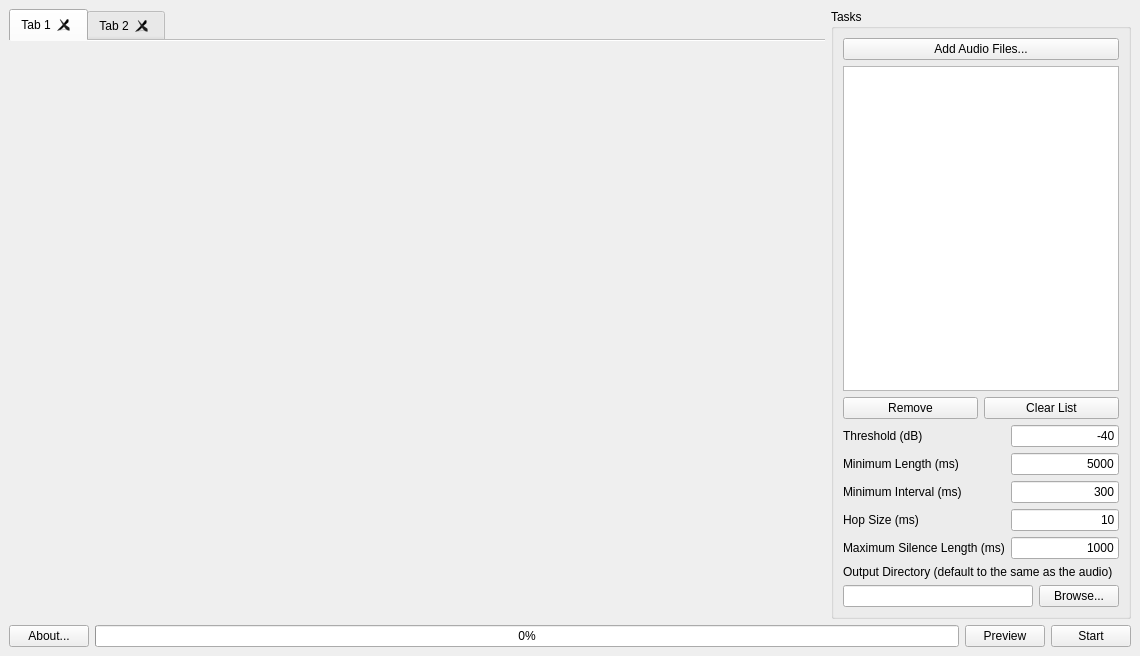
<?xml version="1.0" encoding="UTF-8"?>
<ui version="4.0">
 <class>MainWindow</class>
 <widget class="QMainWindow" name="MainWindow">
  <property name="geometry">
   <rect>
    <x>0</x>
    <y>0</y>
    <width>1140</width>
    <height>656</height>
   </rect>
  </property>
  <property name="font">
   <font>
    <family>Microsoft YaHei UI</family>
   </font>
  </property>
  <property name="windowTitle">
   <string>MainWindow</string>
  </property>
  <widget class="QWidget" name="centralwidget">
   <layout class="QVBoxLayout" name="verticalLayout">
    <item>
     <layout class="QHBoxLayout" name="horizontalLayout">
      <item>
       <widget class="QTabWidget" name="twImages">
        <property name="tabShape">
         <enum>QTabWidget::Rounded</enum>
        </property>
        <property name="usesScrollButtons">
         <bool>true</bool>
        </property>
        <property name="documentMode">
         <bool>true</bool>
        </property>
        <property name="tabsClosable">
         <bool>true</bool>
        </property>
        <property name="movable">
         <bool>true</bool>
        </property>
        <widget class="QWidget" name="tab">
         <attribute name="title">
          <string>Tab 1</string>
         </attribute>
        </widget>
        <widget class="QWidget" name="tab_2">
         <attribute name="title">
          <string>Tab 2</string>
         </attribute>
        </widget>
       </widget>
      </item>
      <item>
       <widget class="QGroupBox" name="gbTasks">
        <property name="sizePolicy">
         <sizepolicy hsizetype="Fixed" vsizetype="Minimum">
          <horstretch>0</horstretch>
          <verstretch>0</verstretch>
         </sizepolicy>
        </property>
        <property name="title">
         <string>Tasks</string>
        </property>
        <layout class="QVBoxLayout" name="verticalLayout_2">
         <item>
          <widget class="QPushButton" name="btnAddFiles">
           <property name="enabled">
            <bool>true</bool>
           </property>
           <property name="sizePolicy">
            <sizepolicy hsizetype="Minimum" vsizetype="Fixed">
             <horstretch>0</horstretch>
             <verstretch>0</verstretch>
            </sizepolicy>
           </property>
           <property name="text">
            <string>Add Audio Files...</string>
           </property>
          </widget>
         </item>
         <item>
          <widget class="QListWidget" name="lwTaskList">
           <property name="frameShadow">
            <enum>QFrame::Plain</enum>
           </property>
           <property name="selectionMode">
            <enum>QAbstractItemView::SingleSelection</enum>
           </property>
          </widget>
         </item>
         <item>
          <layout class="QHBoxLayout" name="horizontalLayout_5">
           <item>
            <widget class="QPushButton" name="btnRemove">
             <property name="text">
              <string>Remove</string>
             </property>
            </widget>
           </item>
           <item>
            <widget class="QPushButton" name="btnClearList">
             <property name="text">
              <string>Clear List</string>
             </property>
            </widget>
           </item>
          </layout>
         </item>
         <item>
          <layout class="QFormLayout" name="formLayout">
           <item row="0" column="0">
            <widget class="QLabel" name="label_2">
             <property name="text">
              <string>Threshold (dB)</string>
             </property>
            </widget>
           </item>
           <item row="0" column="1">
            <widget class="QLineEdit" name="leThreshold">
             <property name="text">
              <string>-40</string>
             </property>
             <property name="alignment">
              <set>Qt::AlignRight|Qt::AlignTrailing|Qt::AlignVCenter</set>
             </property>
            </widget>
           </item>
           <item row="1" column="0">
            <widget class="QLabel" name="label_3">
             <property name="text">
              <string>Minimum Length (ms)</string>
             </property>
            </widget>
           </item>
           <item row="2" column="0">
            <widget class="QLabel" name="label_4">
             <property name="text">
              <string>Minimum Interval (ms)</string>
             </property>
            </widget>
           </item>
           <item row="2" column="1">
            <widget class="QLineEdit" name="leMinInterval">
             <property name="text">
              <string>300</string>
             </property>
             <property name="alignment">
              <set>Qt::AlignRight|Qt::AlignTrailing|Qt::AlignVCenter</set>
             </property>
            </widget>
           </item>
           <item row="3" column="0">
            <widget class="QLabel" name="label_5">
             <property name="text">
              <string>Hop Size (ms)</string>
             </property>
            </widget>
           </item>
           <item row="3" column="1">
            <widget class="QLineEdit" name="leHopSize">
             <property name="text">
              <string>10</string>
             </property>
             <property name="alignment">
              <set>Qt::AlignRight|Qt::AlignTrailing|Qt::AlignVCenter</set>
             </property>
            </widget>
           </item>
           <item row="4" column="0">
            <widget class="QLabel" name="label_6">
             <property name="text">
              <string>Maximum Silence Length (ms)</string>
             </property>
            </widget>
           </item>
           <item row="4" column="1">
            <widget class="QLineEdit" name="leMaxSilence">
             <property name="text">
              <string>1000</string>
             </property>
             <property name="alignment">
              <set>Qt::AlignRight|Qt::AlignTrailing|Qt::AlignVCenter</set>
             </property>
            </widget>
           </item>
           <item row="1" column="1">
            <widget class="QLineEdit" name="leMinLen">
             <property name="text">
              <string>5000</string>
             </property>
             <property name="alignment">
              <set>Qt::AlignRight|Qt::AlignTrailing|Qt::AlignVCenter</set>
             </property>
            </widget>
           </item>
          </layout>
         </item>
         <item>
          <widget class="QLabel" name="label_7">
           <property name="text">
            <string>Output Directory (default to the same as the audio)</string>
           </property>
          </widget>
         </item>
         <item>
          <layout class="QHBoxLayout" name="horizontalLayout_4">
           <item>
            <widget class="QLineEdit" name="leOutputDir">
             <property name="text">
              <string/>
             </property>
             <property name="alignment">
              <set>Qt::AlignLeading|Qt::AlignLeft|Qt::AlignVCenter</set>
             </property>
            </widget>
           </item>
           <item>
            <widget class="QPushButton" name="btnBrowse">
             <property name="text">
              <string>Browse...</string>
             </property>
            </widget>
           </item>
          </layout>
         </item>
        </layout>
       </widget>
      </item>
     </layout>
    </item>
    <item>
     <layout class="QHBoxLayout" name="horizontalLayout_3">
      <item>
       <widget class="QPushButton" name="btnAbout">
        <property name="text">
         <string>About...</string>
        </property>
       </widget>
      </item>
      <item>
       <widget class="QProgressBar" name="progressBar">
        <property name="value">
         <number>0</number>
        </property>
       </widget>
      </item>
      <item>
       <widget class="QPushButton" name="btnPreview">
        <property name="text">
         <string>Preview</string>
        </property>
       </widget>
      </item>
      <item>
       <widget class="QPushButton" name="btnStart">
        <property name="text">
         <string>Start</string>
        </property>
       </widget>
      </item>
     </layout>
    </item>
   </layout>
  </widget>
 </widget>
 <resources/>
 <connections/>
</ui>
